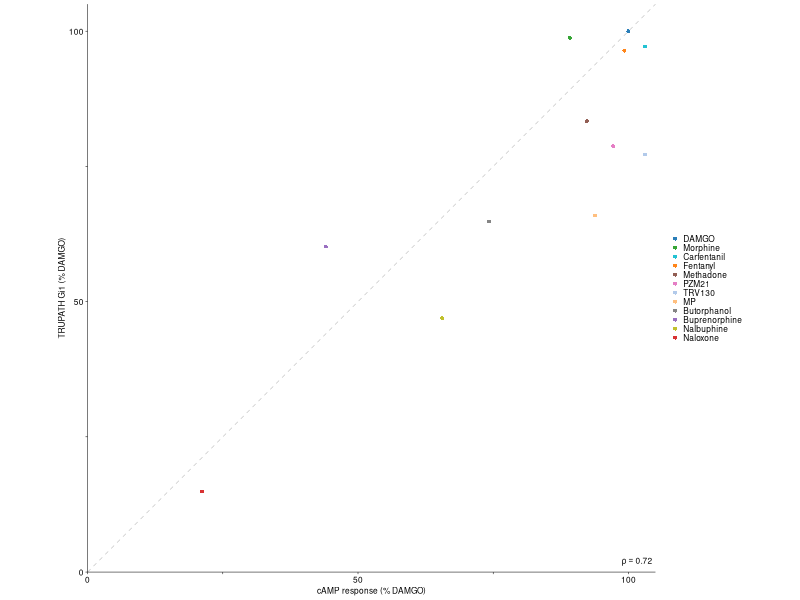

The R script that drew this image:
library(tidyverse)
library(readxl)

setwd("/Users/mkh/GitHub/mor_dms_analysis/trupath_vs_camp_efficacy")

# Headers in the source spreadsheet are flipped:
#   TRUPATH_Gi1_Emax_pct_DAMGO is already normalised to DAMGO.
#   cAMP_response_raw is the raw cAMP BRET deltaEmax and needs normalising.
dat <- read_excel("WT_cAMP_vs_TRUPATH_All_Drugs.xlsx",
                  sheet = "cAMP vs TRUPATH (WT)") %>%
  rename(trupath_pct = `TRUPATH_Gi1_Emax_pct_DAMGO`,
         camp_raw    = `cAMP_response_raw`) %>%
  filter(!is.na(trupath_pct), !is.na(camp_raw))

# Normalise cAMP BRET ΔEmax to % DAMGO (DAMGO = 100)
damgo_camp <- dat$camp_raw[dat$Ligand == "DAMGO"]
dat <- dat %>%
  mutate(camp_pct = camp_raw / damgo_camp * 100)

# 0.5 pt linewidth in ggplot2 units
lw <- 0.5 / 2.835

base_theme <- theme_classic(base_size = 6, base_family = "Helvetica") +
  theme(
    text             = element_text(color = "black", size = 6, face = "plain", family = "Helvetica"),
    axis.text        = element_text(color = "black", size = 6, face = "plain", family = "Helvetica"),
    axis.title       = element_text(color = "black", size = 6, face = "plain", family = "Helvetica"),
    axis.line        = element_line(color = "black", linewidth = lw),
    axis.ticks       = element_line(color = "black", linewidth = lw),
    plot.title       = element_text(color = "black", size = 6, face = "plain", family = "Helvetica", hjust = 0.5),
    plot.background  = element_rect(fill = NA, color = NA),
    panel.background = element_rect(fill = NA, color = NA),
    legend.position  = "right",
    legend.title     = element_blank(),
    legend.text      = element_text(color = "black", size = 6, family = "Helvetica"),
    legend.key.size  = unit(2, "mm"),
    legend.key       = element_rect(fill = NA, color = NA),
    legend.background = element_rect(fill = NA, color = NA),
    legend.margin    = margin(0, 0, 0, 0),
    legend.box.spacing = unit(4, "mm"),
    aspect.ratio     = 1
  )

ligand_palette <- c(
  "DAMGO"         = "#1F77B4",
  "Fentanyl"      = "#FF7F0E",
  "Morphine"      = "#2CA02C",
  "Naloxone"      = "#D62728",
  "Buprenorphine" = "#9467BD",
  "Methadone"     = "#8C564B",
  "PZM21"         = "#E377C2",
  "Carfentanil"   = "#17BECF",
  "Nalbuphine"    = "#BCBD22",
  "Butorphanol"   = "#7F7F7F",
  "TRV130"        = "#AEC7E8",
  "MP"            = "#FFBB78"
)

# Pearson correlation across all WT ligands
rho_val <- cor(dat$camp_pct, dat$trupath_pct, method = "spearman")
corr_label <- sprintf("rho == %.2f", rho_val)

legend_order <- dat %>% arrange(desc(trupath_pct)) %>% pull(Ligand)

p <- ggplot(dat, aes(x = camp_pct, y = trupath_pct, color = Ligand)) +
  geom_abline(slope = 1, intercept = 0,
              color = "grey70", linewidth = lw, linetype = "dashed") +
  geom_point(shape = 16, size = 1.0, alpha = 0.95) +
  scale_color_manual(values = ligand_palette,
                     breaks = legend_order) +
  annotate("text", x = Inf, y = -Inf, label = corr_label, parse = TRUE,
           family = "Helvetica",
           hjust = 1.1, vjust = -0.8, size = 6 / .pt, color = "black") +
  scale_x_continuous(limits = c(0, 105), expand = c(0, 0),
                     breaks = c(0, 25, 50, 75, 100),
                     labels = function(x) ifelse(x %in% c(25, 75), "", as.character(x))) +
  scale_y_continuous(limits = c(0, 105), expand = c(0, 0),
                     breaks = c(0, 25, 50, 75, 100),
                     labels = function(x) ifelse(x %in% c(25, 75), "", as.character(x))) +
  coord_cartesian(clip = "off") +
  labs(
    x = "cAMP response (% DAMGO)",
    y = "TRUPATH Gi1 (% DAMGO)"
  ) +
  base_theme

ggsave("camp_vs_trupath_scatter.pdf", p,
       width = 68, height = 40, units = "mm",
       bg = "transparent")
message("Saved: ", file.path(getwd(), "camp_vs_trupath_scatter.pdf"))
